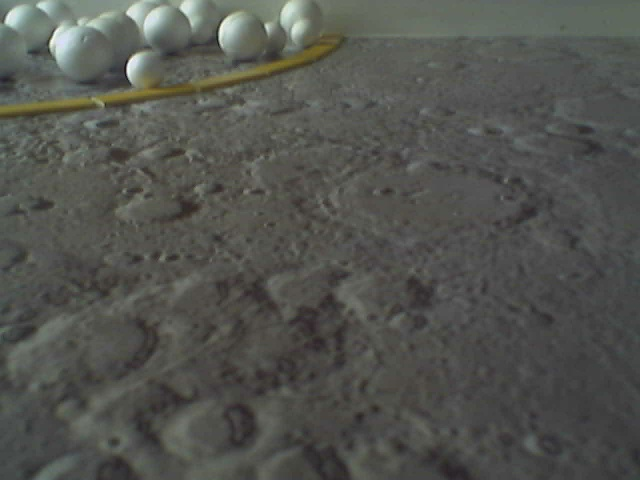
#> input picture Data/2seancephoto/rien/350.jpg, 640 x 480 px, found by its file name
$ python CornerDetection.py
#> lines starting #> are read from the running program, lines starting #| are printed output that depends on the picture; after the words box and inside, x2 and y2 are one past the last pixel; in counts of white or black regions, pixels touching at a corner belong together


import cv2
import numpy as np
import time

img = cv2.imread("..//Data//2seancephoto//cylindrejaune//350.jpg",1)
#> img is the input picture: shape (480, 640, 3); mean B, G, R 79.4, 84.2, 82.9

cv2.imwrite('houghlines3.jpg',img)
gray = cv2.cvtColor(img,cv2.COLOR_BGR2GRAY)
cv2.imshow('Display window', gray)
cv2.waitKey(0)
cv2.destroyAllWindows()
edges = cv2.Canny(gray,50,70,apertureSize = 3,L2gradient=True)
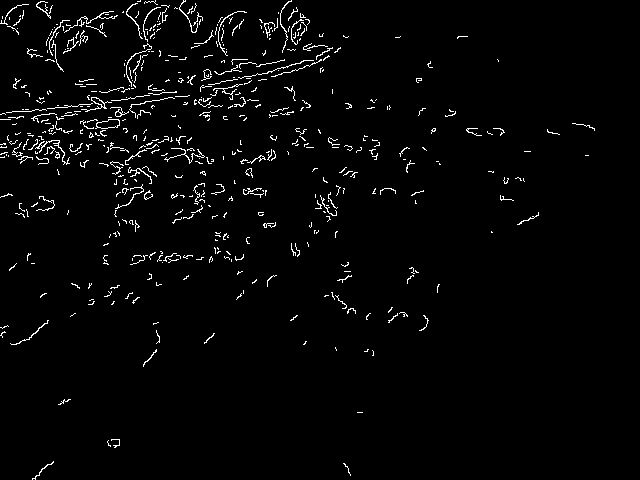
#> edges: shape (480, 640); 2.5% white in thin lines or dots
cv2.imwrite('houghlines3.jpg',edges)

cv2.imshow('Display window', edges)
cv2.waitKey(0)
cv2.destroyAllWindows()

lines = cv2.HoughLines(edges,100,np.pi/180,90)
#> lines = 28 rows, first 8: [100, 1.69], [100, 1.73], [100, 1.64], [100, 1.61], [100, 1.4], [100, 1.33], [0, 1.85], [0, 2.32]

#print(cv2.HoughLines(edges,1,np.pi/180,200))
for rho,theta in lines[0]:
    a = np.cos(theta)
    b = np.sin(theta)
    x0 = a*rho
    y0 = b*rho
    x1 = int(x0 + 1000*(-b))
    y1 = int(y0 + 1000*(a))
    x2 = int(x0 - 1000*(-b))
    y2 = int(y0 - 1000*(a))

    cv2.line(img,(x1,y1),(x2,y2),(0,0,255),2)
#> this loop made 1 pass
#> (rho, theta, a, b, x0, y0, x1, y1) on pass 1: (100, 1.69, -0.122, 0.993, -12.19, 99.25, -1004, -22)
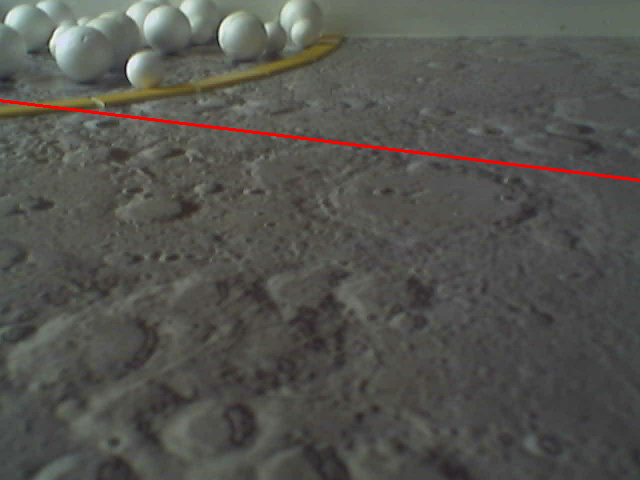
#> img: shape (480, 640, 3); 0.63% of pixels changed, all inside (x1, y1, x2, y2) = (0, 99, 640, 182)

"""minLineLength = 1000
maxLineGap = 0.1
lines = cv2.HoughLinesP(edges,1,np.pi/180,90,minLineLength,maxLineGap)
#lines = cv2.HoughLinesP(edges,1,np.pi/180,90,minLineLength)

for x1,y1,x2,y2 in lines[0]:
    cv2.line(img,(x1,y1),(x2,y2),(0,255,0),2)"""

print(lines)
#| [[[ 1.0000000e+02  1.6929693e+00]]
#|  [[ 1.0000000e+02  1.7278759e+00]]
#|  [[ 1.0000000e+02  1.6406095e+00]]
#|  [[ 1.0000000e+02  1.6057029e+00]]
#|  [[ 1.0000000e+02  1.3962634e+00]]
#|  [[ 1.0000000e+02  1.3264502e+00]]
#|  [[ 0.0000000e+00  1.8500490e+00]]
#|  [[ 0.0000000e+00  2.3212879e+00]]
#|  [[ 0.0000000e+00  2.2340214e+00]]
#|  [[ 2.0000000e+02  9.0757120e-01]]
#|  [[ 0.0000000e+00  2.1991148e+00]]
#|  [[ 2.0000000e+02  1.0297443e+00]]
#> (further printed lines are left out)


cv2.imwrite('houghlines3.jpg',img)
cv2.imshow('Display window', img)
cv2.waitKey(0)
cv2.destroyAllWindows()

$ run again, with Data/2seancephoto/rien/1004.jpg copied over Data/2seancephoto/rien/350.jpg
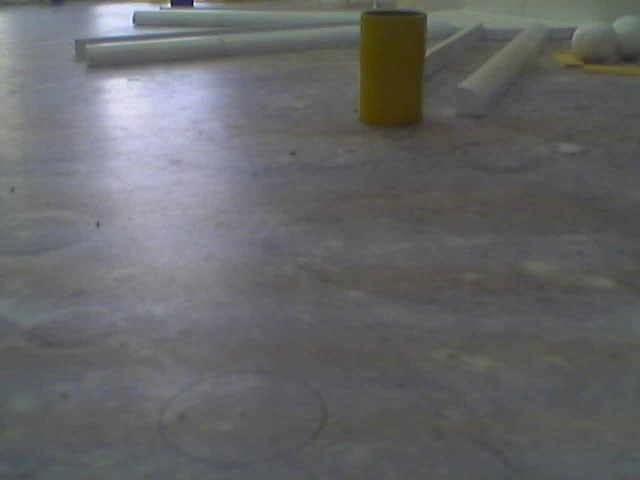
#> input picture Data/2seancephoto/rien/1004.jpg, 640 x 480 px, found by its file name
#> img is the input picture: shape (480, 640, 3); mean B, G, R 102.7, 102.1, 100.8
#> `edges = cv2.Canny(gray,50,70,apertureSize = 3,L2gradient=True)`:
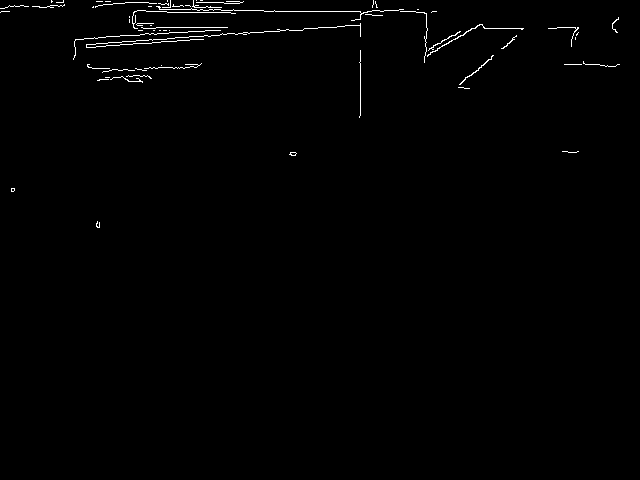
#> edges: shape (480, 640); 0.77% white in thin lines or dots, all inside (x1, y1, x2, y2) = (0, 0, 620, 228)
#> lines = 23 rows, first 8: [0, 1.69], [100, 1.36], [100, 1.43], [100, 1.26], [-100, 1.94], [-100, 2.22], [-100, 2.16], [-100, 2.36]
#> the loop `for rho,theta in lines[0]:` made 1 pass
#> (rho, theta, a, b, x0, y0, x1, y1) on pass 1: (0, 1.69, -0.122, 0.993, 0, 0, -992, -121)
#> after the loop `for rho,theta in lines[0]:`:
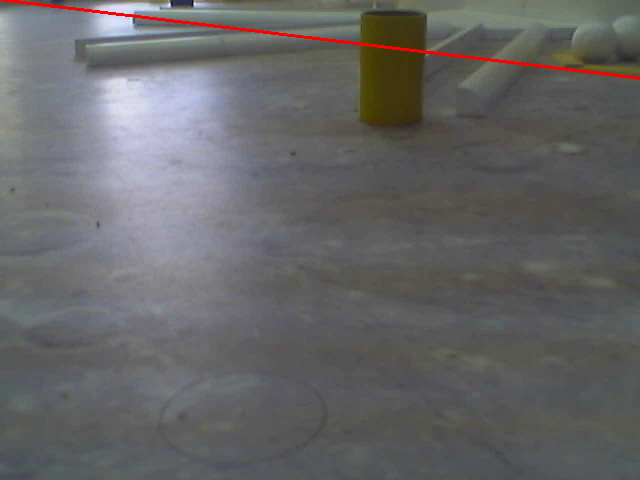
#> img: shape (480, 640, 3); 0.62% of pixels changed, all inside (x1, y1, x2, y2) = (0, 0, 640, 80)
#| [[[ 0.0000000e+00  1.6929693e+00]]
#|  [[ 1.0000000e+02  1.3613569e+00]]
#|  [[ 1.0000000e+02  1.4311700e+00]]
#|  [[ 1.0000000e+02  1.2566371e+00]]
#|  [[-1.0000000e+02  1.9373155e+00]]
#|  [[-1.0000000e+02  2.2165682e+00]]
#> (further printed lines are left out)

$ run again, with Data/2seancephoto/rien/1080.jpg copied over Data/2seancephoto/rien/350.jpg
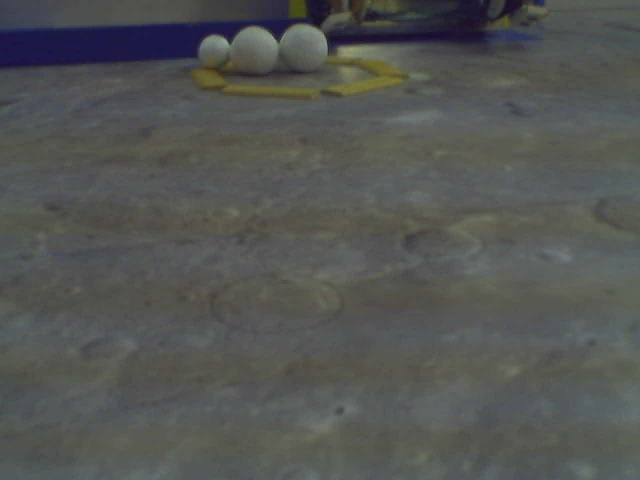
#> input picture Data/2seancephoto/rien/1080.jpg, 640 x 480 px, found by its file name
#> img is the input picture: shape (480, 640, 3); mean B, G, R 83.2, 85.3, 83.6
#> `edges = cv2.Canny(gray,50,70,apertureSize = 3,L2gradient=True)`:
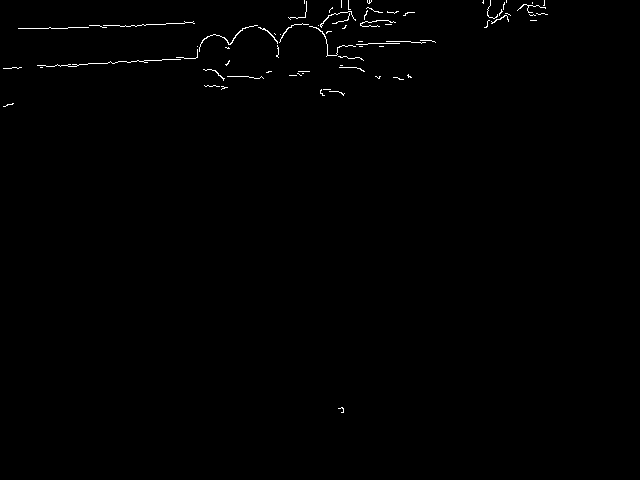
#> edges: shape (480, 640); 0.51% white in thin lines or dots, all inside (x1, y1, x2, y2) = (3, 0, 548, 413)
#> lines = 18 rows, first 8: [100, 1.4], [100, 1.34], [0, 1.68], [200, 1.12], [-100, 2.01], [-100, 1.9], [-200, 2.32], [300, 0.593]
#> the loop `for rho,theta in lines[0]:` made 1 pass
#> (rho, theta, a, b, x0, y0, x1, y1) on pass 1: (100, 1.4, 0.174, 0.985, 17.36, 98.48, -967, 272)
#> after the loop `for rho,theta in lines[0]:`:
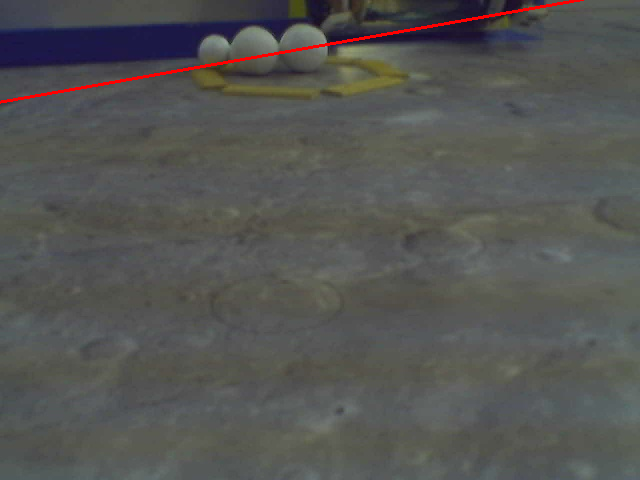
#> img: shape (480, 640, 3); 0.57% of pixels changed, all inside (x1, y1, x2, y2) = (0, 0, 584, 104)
#| [[[ 1.0000000e+02  1.3962634e+00]]
#|  [[ 1.0000000e+02  1.3439035e+00]]
#|  [[ 0.0000000e+00  1.6755161e+00]]
#|  [[ 2.0000000e+02  1.1170107e+00]]
#|  [[-1.0000000e+02  2.0071287e+00]]
#|  [[-1.0000000e+02  1.9024088e+00]]
#> (further printed lines are left out)

$ run again, with Data/2seancephoto/rien/1097.jpg copied over Data/2seancephoto/rien/350.jpg
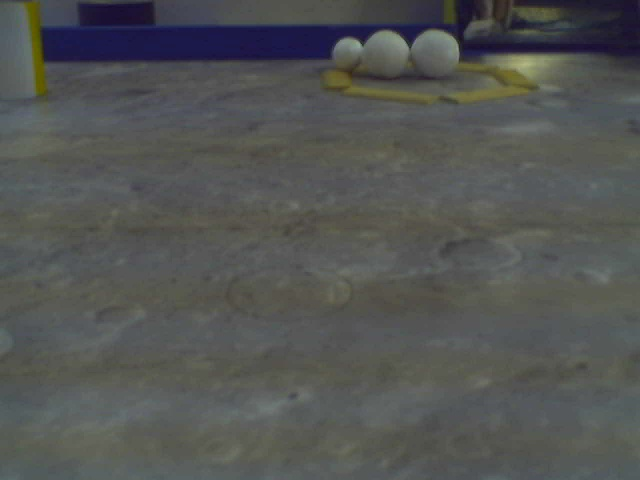
#> input picture Data/2seancephoto/rien/1097.jpg, 640 x 480 px, found by its file name
#> img is the input picture: shape (480, 640, 3); mean B, G, R 83.3, 84.7, 82.9
#> `edges = cv2.Canny(gray,50,70,apertureSize = 3,L2gradient=True)`:
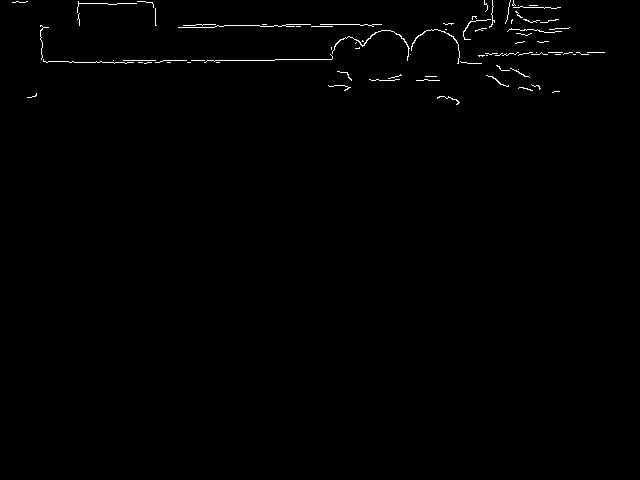
#> edges: shape (480, 640); 0.62% white in thin lines or dots, all inside (x1, y1, x2, y2) = (12, 0, 605, 105)
#> lines = 23 rows, first 8: [0, 1.68], [100, 1.43], [200, 1.22], [-100, 1.87], [-100, 1.97], [300, 1.01], [-200, 2.06], [-300, 2.27]
#> the loop `for rho,theta in lines[0]:` made 1 pass
#> (rho, theta, a, b, x0, y0, x1, y1) on pass 1: (0, 1.68, -0.105, 0.995, 0, 0, -994, -104)
#> after the loop `for rho,theta in lines[0]:`:
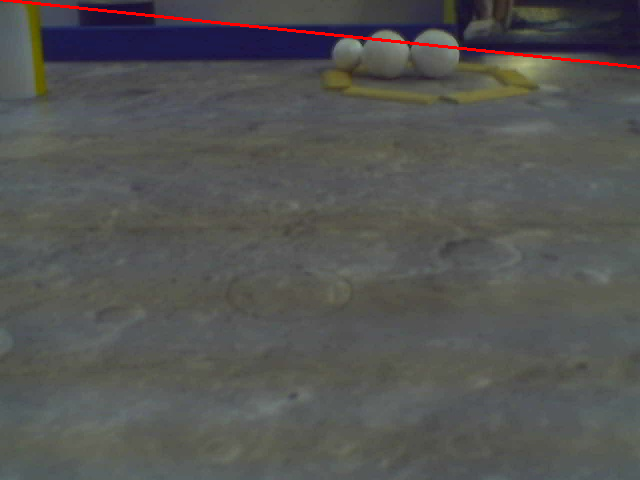
#> img: shape (480, 640, 3); 0.62% of pixels changed, all inside (x1, y1, x2, y2) = (0, 0, 640, 69)
#| [[[ 0.0000000e+00  1.6755161e+00]]
#|  [[ 1.0000000e+02  1.4311700e+00]]
#|  [[ 2.0000000e+02  1.2217305e+00]]
#|  [[-1.0000000e+02  1.8675023e+00]]
#|  [[-1.0000000e+02  1.9722221e+00]]
#|  [[ 3.0000000e+02  1.0122910e+00]]
#> (further printed lines are left out)
